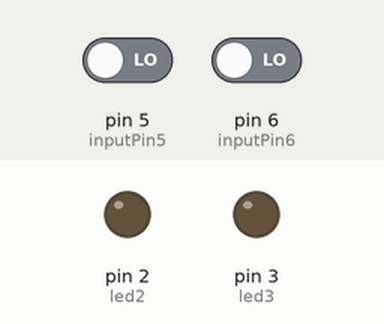
This sketch was run on a simulated Arduino Uno, built with avr-gcc and run on an emulated ATmega328P. Shown: output pins drawn as LEDs (lit = HIGH). Inputs (shaded band) come from the test bench; at power-on: pin 5 (inputPin5) LOW, pin 6 (inputPin6) LOW.

Above: at 1.2 s.
1.3 s: pin 5 (inputPin5) driven HIGH
At 2.4 s:
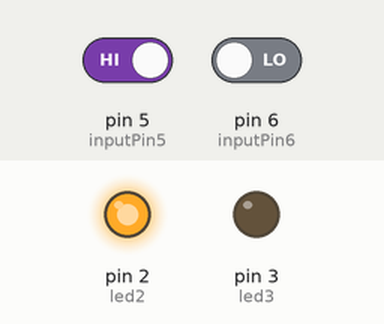
2.8 s: pin 6 (inputPin6) driven HIGH
At 3.6 s:
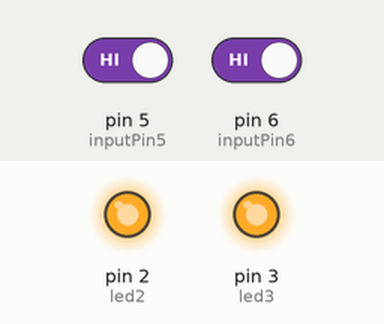
4.3 s: pin 5 (inputPin5) driven LOW
At 4.7 s:
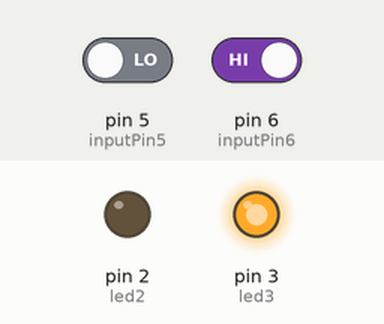
5.8 s: pin 6 (inputPin6) driven LOW
At 7.0 s:
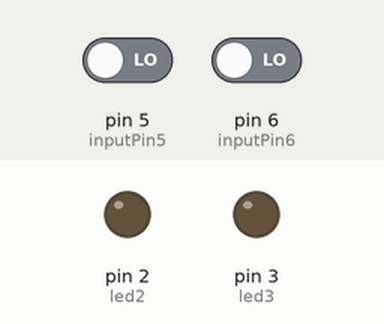
Timing chart, 0 to 8.3 s (numbered marks = the images above; inputs shaded):
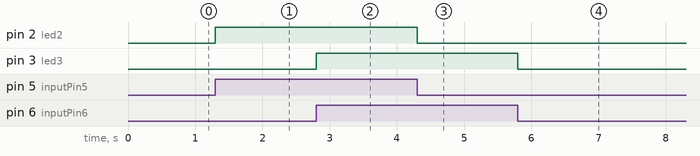

The sketch:

arduino_pulsadores.ino
```cpp
// (licence header left out)
int led2 = 2;
int led3 = 3;

int inputPin5 = 5;
int inputPin6 = 6;

int val2 = 0;
int val3 = 0;


void setup() {
  pinMode(led2, OUTPUT);
  pinMode(led3, OUTPUT);
  pinMode(inputPin5, INPUT);
  pinMode(inputPin6, INPUT);
}

void loop() {
  val2 = digitalRead(inputPin5);
  if (val2 == HIGH) {
    digitalWrite(led2, HIGH);
  } else {
    digitalWrite(led2, LOW);
  }

  val3 = digitalRead(inputPin6);
  if (val3 == HIGH) {
    digitalWrite(led3, HIGH);
  } else {
    digitalWrite(led3, LOW);
  }
}
```

Measured:
- after the input at 1.3 s, pin 2 (led2): LOW → HIGH at once
- after the input at 2.8 s, pin 3 (led3): LOW → HIGH at once
- after the input at 4.3 s, pin 2 (led2): HIGH → LOW at once
- after the input at 5.8 s, pin 3 (led3): HIGH → LOW at once
